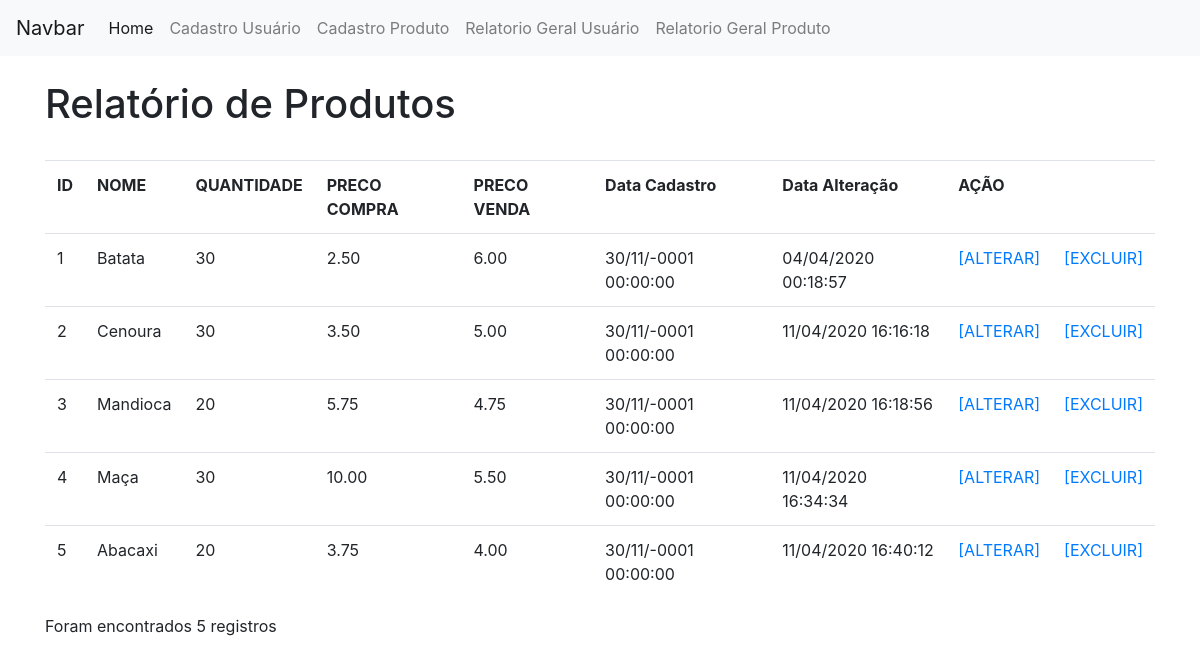
Page /view/relatorioTelaProduto.php on the earlier database version.
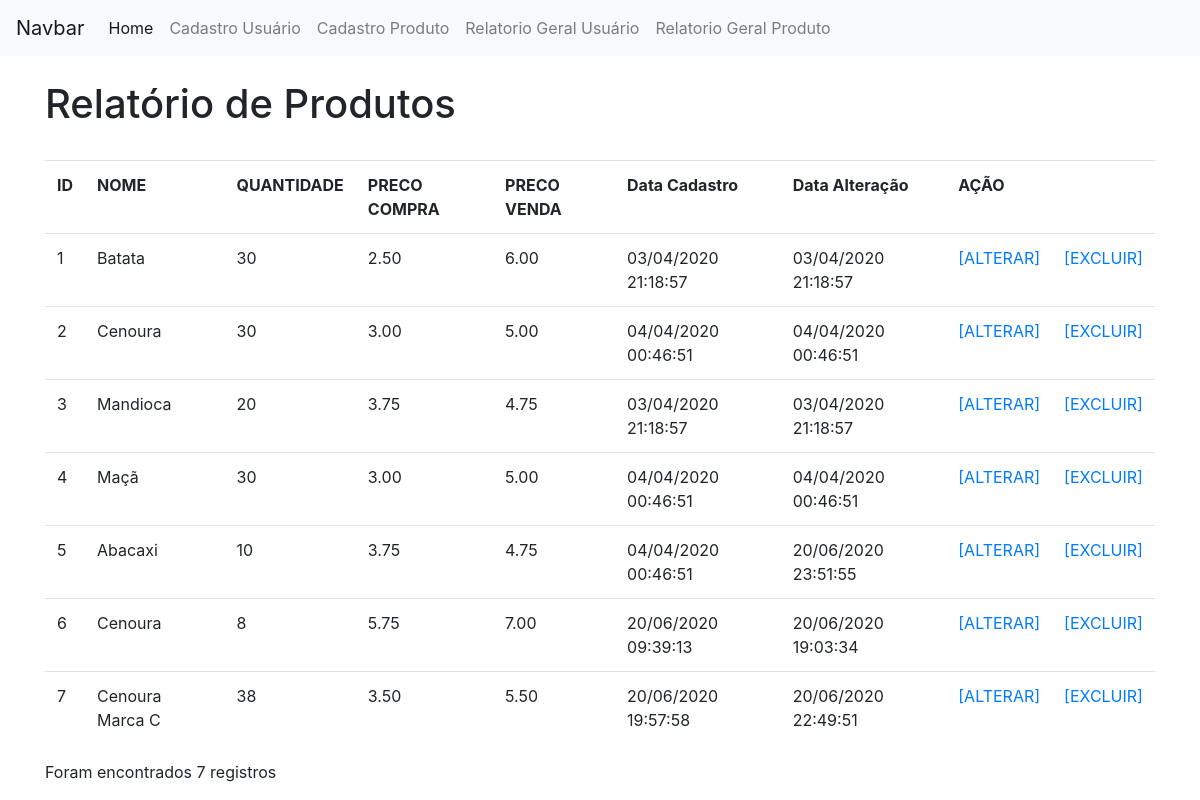
Same page on the later database version.
### tables this page shows
CREATE TABLE `produto` (
  `id` int(11) NOT NULL,
  `nomeProduto` varchar(150) NOT NULL,
  `qtd` int(11) NOT NULL,
  `precoCompra` decimal(10,2) NOT NULL,
  `precoVenda` decimal(10,2) NOT NULL,
  `dataCadastro` datetime NOT NULL,
  `dataAlteracao` timestamp NOT NULL DEFAULT current_timestamp() ON UPDATE current_timestamp(),
  `ativo` tinyint(4) NOT NULL
);

### model/Produto.php (called while the page is built, shortened)
<?php
class Produto
{
  private $conexao;
  function __construct()
  {
    include("Conexao.php");
    $conectar = new Conectar();
    $this->conexao = $conectar->conectar();
  }
  public function getConexao() {
    return $this->conexao;
  }
  public function relatorioSimples() {
    if ($this->getConexao()) {
      $query = "SELECT * FROM produto";
      $busca = $this->conexao->query($query);
      $retornoBanco = array();
      while ($linha = $busca->fetch_array()) {
        $retornoBanco[] = $linha;
      }
      return $retornoBanco;
    } else {
      echo "Erro";
    }
  }
}

### model/Conexao.php (called while the page is built)
<?php
class Conectar
{
  private $host, $usuario, $senha, $database;
  private $conectar;
  function __construct(){
    $this->host = "localhost";
    $this->usuario = "root";
    $this->senha = "";
    $this->database = "unifamma";
  }
  public function conectar(){
    $this->conectar = new Mysqli($this->host,
                          $this->usuario,
                          $this->senha,
                          $this->database);
    return $this->getConectar();
  }
  public function getConectar(){
    return $this->conectar;
  }
}

### controller/relatorioProduto.php (called while the page is built)
<?php
  include ("../model/Produto.php");
  $objRelatorio = new Produto();
  if ($tipo=="produto"){
    $retorno = $objRelatorio->relatorioSimples();
    return $retorno;
  }elseif ($tipo=="unico") {
    $retorno = $objRelatorio->relatorioUnico($id);
    return $retorno;
  }
?>

### view/relatorioTelaProduto.php (the view, shortened to what this page needs)
<!DOCTYPE html>
<html lang="pt-br" dir="ltr">
  <head>
    <link rel="stylesheet" href="../bootstrap-4.1.3-dist/css/bootstrap.min.css">
  </head>
  <body>
    <nav class="navbar navbar-expand-lg navbar-light bg-light">
  <a class="navbar-brand" href="#">Navbar</a>
  <div class="collapse navbar-collapse" id="navbarNav">
    <ul class="navbar-nav">
      <li class="nav-item active">
        <a class="nav-link" href="../index.php">Home <span class="sr-only">(Página atual)</span></a>
      </li>
      <li class="nav-item">
          <a class="nav-link" href="formularioUsuario.php">Cadastro Usuário</a>
        </li>
        <li class="nav-item">
          <a class="nav-link" href="formularioProduto.php">Cadastro Produto</a>
        </li>
      <li class="nav-item">
        <a class="nav-link" href="relatorioTelaUsuario.php">Relatorio Geral Usuário</a>
      </li>
      <li class="nav-item">
        <a class="nav-link" href="relatorioTelaProduto.php">Relatorio Geral Produto</a>
      </li>
    </ul>
  </div>
</nav>
<div class="container">
  <div class="row">
    <div class="col">
    </div>
  </div>
  <div class="row">
    <div class="col">
      <h1>Relatório de Produtos</h1>
      <br>
    </div>
  </div>
  <div class="row">
    <div class="col">
      <div class="table-responsive">
         <table class="table">
           <th>ID</th>
           <th>NOME</th>
           <th>QUANTIDADE</th>
           <th>PRECO COMPRA</th>
           <th>PRECO VENDA</th>
           <th>Data Cadastro</th>
           <th>Data Alteração</th>
           <th colspan="2">AÇÃO</th>
           <?php
            $tipo = "produto";
            include("../controller/relatorioProduto.php");
            foreach ($retorno as $value) {
              $id = $value["id"];
              ?>
              <tr>
                <td><?=$value["id"];?></td>
                <td><?=$value["nomeProduto"];?></td>
                <td><?=$value["qtd"];?></td>
                <td><?=$value["precoCompra"];?></td>
                <td><?=$value["precoVenda"];?></td>
                <td>
                <?php
                  $dataCadastro = new DateTime($value["dataCadastro"]);
                  echo $dataCadastro->format("d/m/Y H:i:s") . ' ';
                ?>
                </td>
                <td>
                <?php
                  $dataAlteracao = new DateTime($value["dataAlteracao"]);
                  echo $dataAlteracao->format("d/m/Y H:i:s") . ' ';
                ?>
                </td>
                <td><?php echo "<a href=alterarProduto.php?id=$id>
                    [ALTERAR]
                  </a>";?>
                </td>
                <td><?php echo "<a href=../controller/excluirProduto.php?id=$id>
                    [EXCLUIR]
                  </a>";?>
                </td>
              </tr>
              <?php
            }
            ?>
         </table>
         <?php
            echo "Foram encontrados " . count($retorno) . " registros";
          ?>
        </div>
    </div>
  </div>
  </body>
  </html>

Differences in the rows shown:
changed produto "Batata": dataCadastro "30/11/-0001 00:00:00" → "03/04/2020 21:18:57"; dataAlteracao "04/04/2020 00:18:57" → "03/04/2020 21:18:57"
changed produto id 2: precoCompra "3.50" → "3.00"; dataCadastro "30/11/-0001 00:00:00" → "04/04/2020 00:46:51"; dataAlteracao "11/04/2020 16:16:18" → "04/04/2020 00:46:51"
changed produto "Mandioca": precoCompra "5.75" → "3.75"; dataCadastro "30/11/-0001 00:00:00" → "03/04/2020 21:18:57"; dataAlteracao "11/04/2020 16:18:56" → "03/04/2020 21:18:57"
changed produto id 4: nomeProduto "Maça" → "Maçã"; precoCompra "10.00" → "3.00"; precoVenda "5.50" → "5.00"; dataCadastro "30/11/-0001 00:00:00" → "04/04/2020 00:46:51"; dataAlteracao "11/04/2020 16:34:34" → "04/04/2020 00:46:51"
changed produto "Abacaxi": qtd "20" → "10"; precoVenda "4.00" → "4.75"; dataCadastro "30/11/-0001 00:00:00" → "04/04/2020 00:46:51"; dataAlteracao "11/04/2020 16:40:12" → "20/06/2020 23:51:55"
added produto: id "6", nomeProduto "Cenoura", qtd "8", precoCompra "5.75", precoVenda "7.00", dataCadastro "20/06/2020 09:39:13", dataAlteracao "20/06/2020 19:03:34"
added produto: id "7", nomeProduto "Cenoura Marca C", qtd "38", precoCompra "3.50", precoVenda "5.50", dataCadastro "20/06/2020 19:57:58", dataAlteracao "20/06/2020 22:49:51"
Other differences:
count($retorno): "5" → "7"
